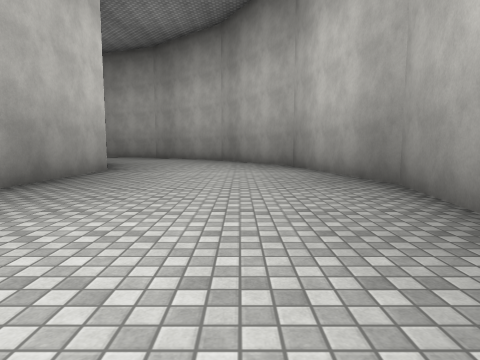
view 1 (above)

24 first-person views from a walk through a Unity game level. The camera is 1.2 m above the floor, tilts 6° down and sees 75° across. The floor is counted in squares, 2 m on a side. Each view is taken from the middle of a square. On the plan, view 1 faces up. The plan holds only what a view shows up to about 9 squares ahead; the rest is blank. The player character is not drawn. Some surface patterns are stand-ins.

view 2
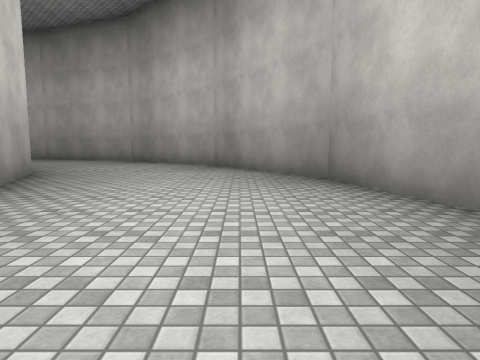

view 3
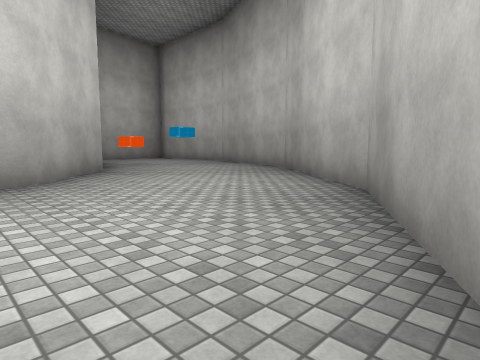

view 4
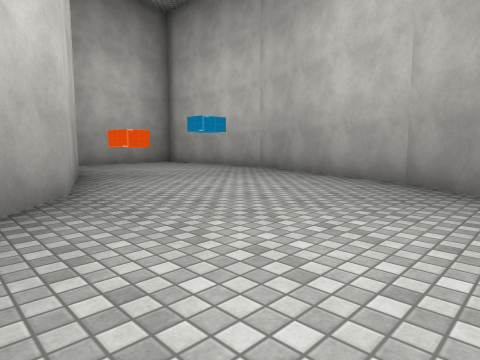

view 5
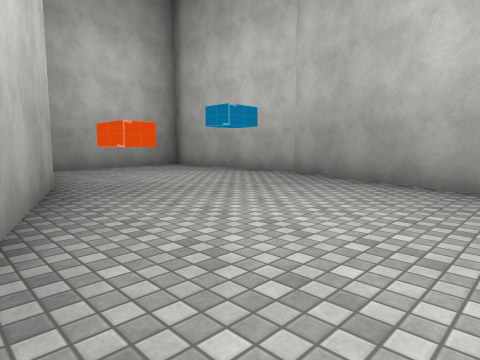

view 6
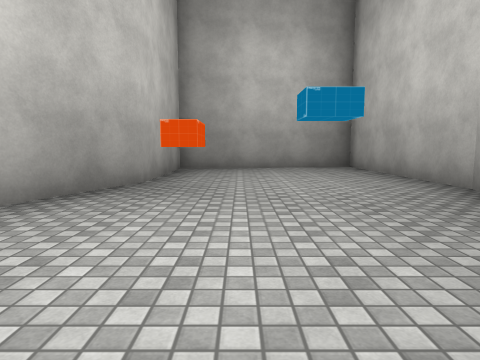

view 7
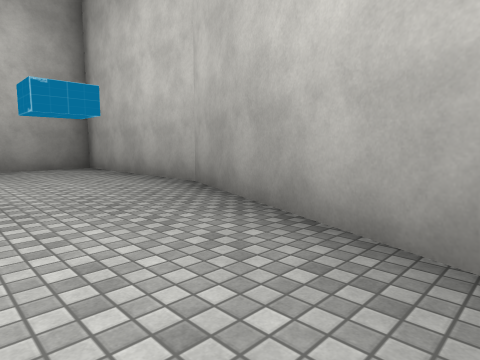

view 8
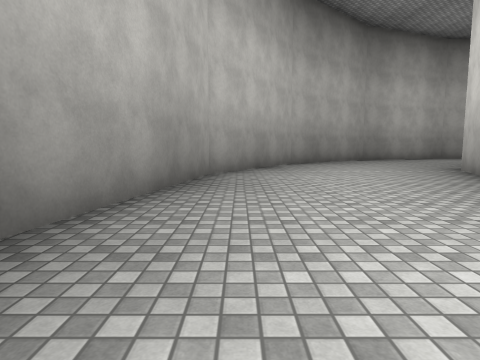

view 9
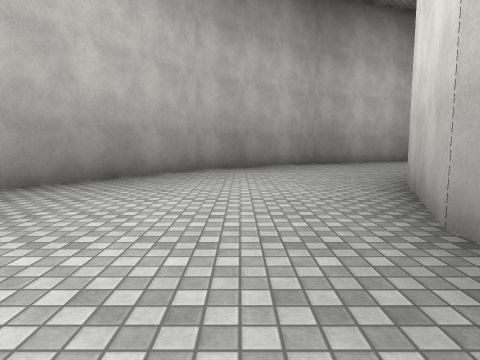

view 10
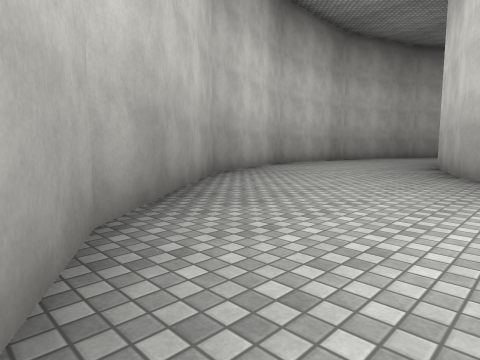

view 11
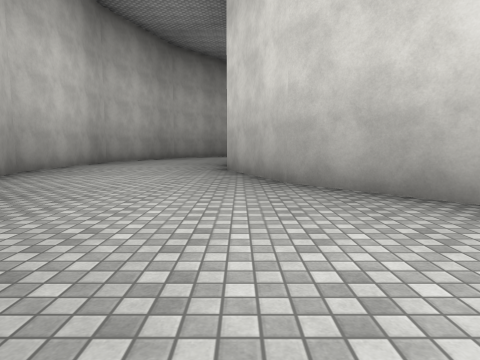

view 12
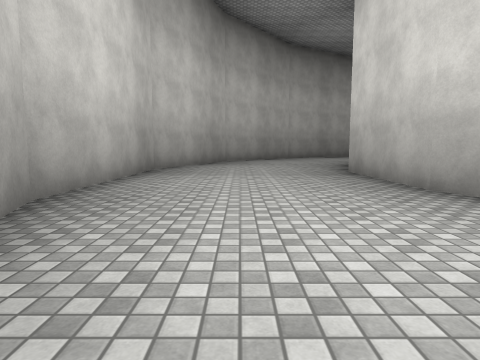

view 13
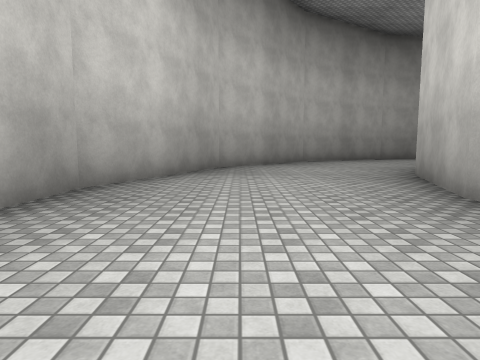

view 14
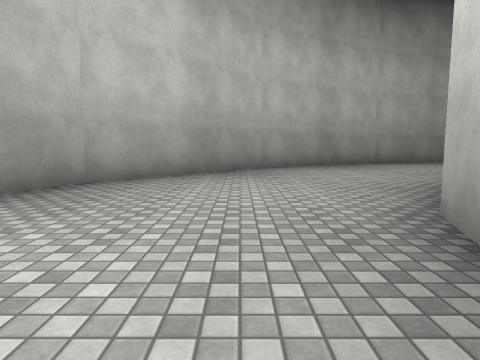

view 15
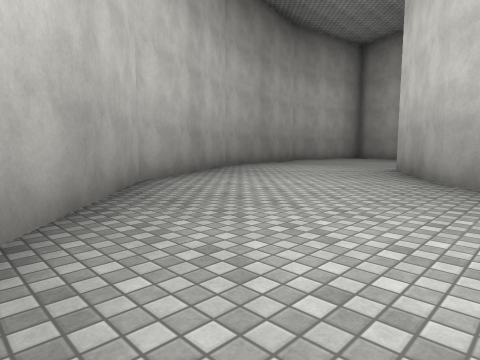

view 16
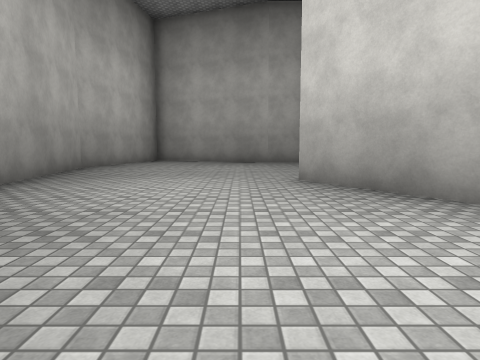

view 17
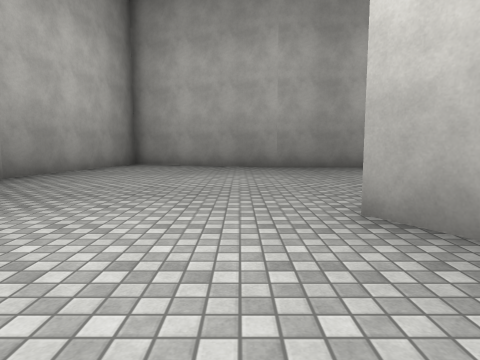

view 18
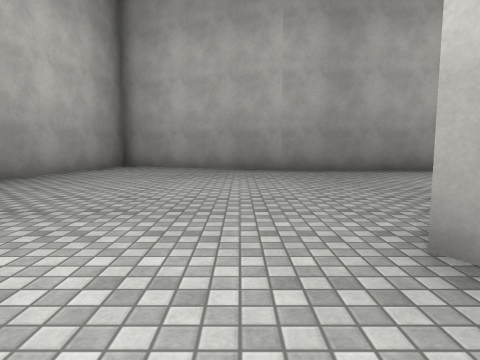

view 19
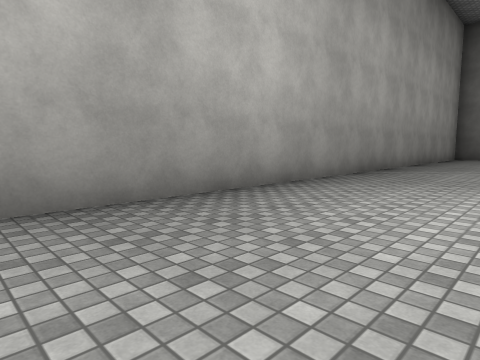

view 20
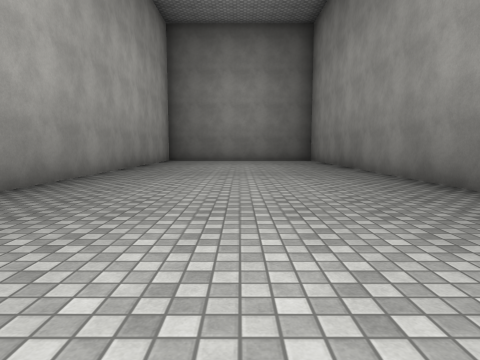

view 21
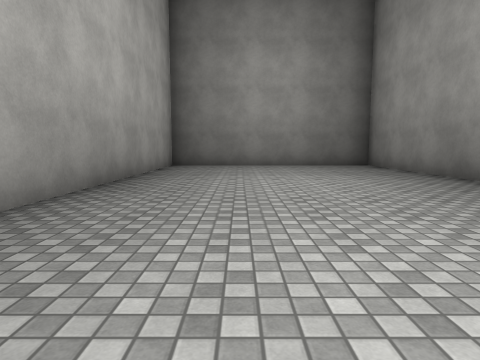

view 22
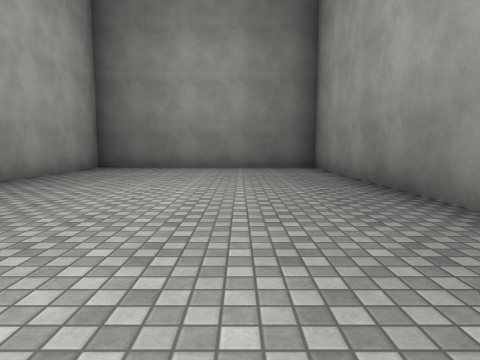

view 23
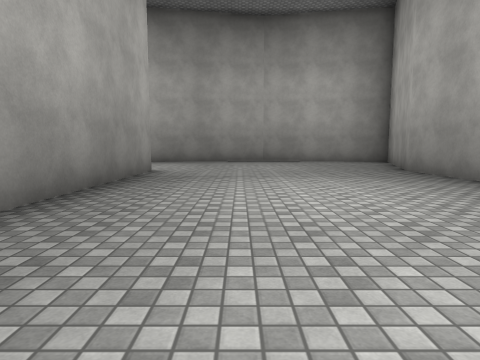

view 24
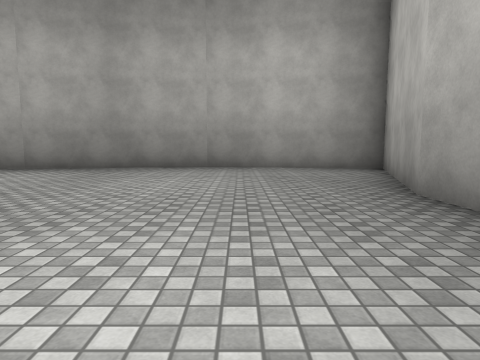

### Floor plan
Points are (right, up) in squares from view 1. A wall is a line through its corners. A room is listed if a view was taken in it or the views show most of it. See-through windows are left out.
Room 1 (views 1, 2, 3, 4, 5, 6, 7, 8, 9, 10, 11, 12, 13, 14, 15, 16, 17, 18, 19, 20, 21, 22, 23, 24)
walls: (-13.9, 1.8) (-3.5, 1.8) (-4.7, -1.1); (-5.2, -1.5) (-7.3, -3.2) (-10.4, -4.3) (-13.7, -4.3) (-16.8, -3.2); (-3.9, 8.2) (-20.9, 8.2) (-25.7, 10) (-26.6, 5) (-25.7, 0) (-23.2, -4.4) (-19.3, -7.6) (-14.5, -9.3) (-9.5, -9.3) (-8.4, -9); (-3.5, 8.2) (-3.5, 4.5); (-18.6, -1.6) (-19.3, -1.1) (-20.9, 1.8) (-15.9, 1.8); (-6.6, -8.3) (-4.7, -7.6) (-0.8, -4.4) (1.7, 0) (2.6, 5) (1.7, 10) (-0.8, 14.4) (-4.7, 17.6) (-9.5, 19.4) (-14.5, 19.4) (-13.6, 14.4) (-10.4, 14.4) (-7.3, 13.2) (-4.7, 11.1) (-3.8, 8.9)
objects: other object (-10, 15)

Positions as (right, up) in squares from view 1, and headings:
1: (0, 0), facing up
2: (0, 4), facing up
3: (1, 10), facing up-left
4: (-3, 12), facing up-left
5: (-5, 13), facing up-left
6: (-5, 16), facing left
7: (-5, 16), facing up-left
8: (1, 7), facing down
9: (-2, 4), facing down
10: (0, -2), facing down-left
11: (-2, -4), facing left
12: (-6, -7), facing left
13: (-10, -7), facing left
14: (-14, -5), facing left
15: (-18, -7), facing up-left
16: (-22, -4), facing up
17: (-22, -1), facing up
18: (-22, 0), facing up
19: (-21, 5), facing up-right
20: (-18, 5), facing right
21: (-14, 6), facing right
22: (-13, 4), facing right
23: (-13, 4), facing left
24: (-17, 6), facing left
